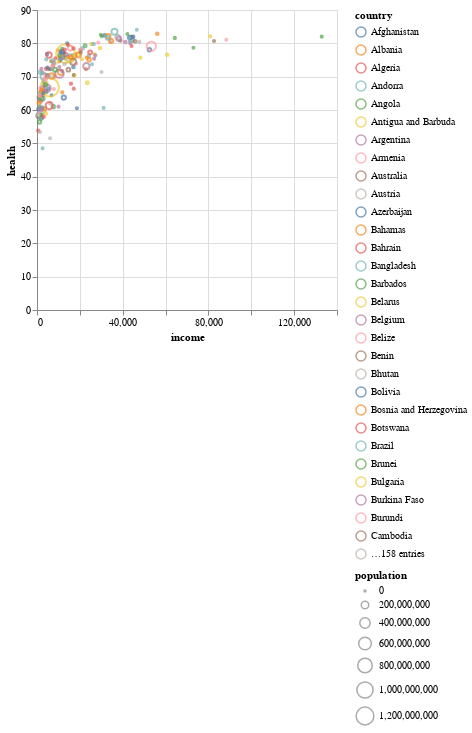

The code cell stored with this chart in its notebook:
### Code cell
prog = dict_to_facts(plot_schema)

if not d.check_spec(prog):
    print("\n".join(prog))
    print(d.get_violations(prog))
    assert False, "Invalid spec"

# Display the rendered VL chart and the ASP
chart = renderer.render(plot_schema, df)
display(chart)
display(prog)

### Figure 1 — Vega-Lite specification as saved in the notebook (floating-point values rounded to 4 significant figures; data arrays with more than 128 entries replaced by an {"elided": "..."} marker saying what was removed)
{"config": {"view": {"continuousWidth": 300, "continuousHeight": 300}}, "data": {"name": "data-246d617600ef31eabf4a8c28634b7fcb"}, "mark": {"type": "point"}, "encoding": {"color": {"field": "country", "type": "nominal"}, "size": {"field": "population", "scale": {"type": "linear"}, "type": "quantitative"}, "x": {"field": "income", "scale": {"type": "linear"}, "type": "quantitative"}, "y": {"field": "health", "scale": {"type": "linear"}, "type": "quantitative"}}, "$schema": "https://vega.github.io/schema/vega-lite/v5.20.1.json", "datasets": {"data-246d617600ef31eabf4a8c28634b7fcb": {"elided": "187 records"}}}
